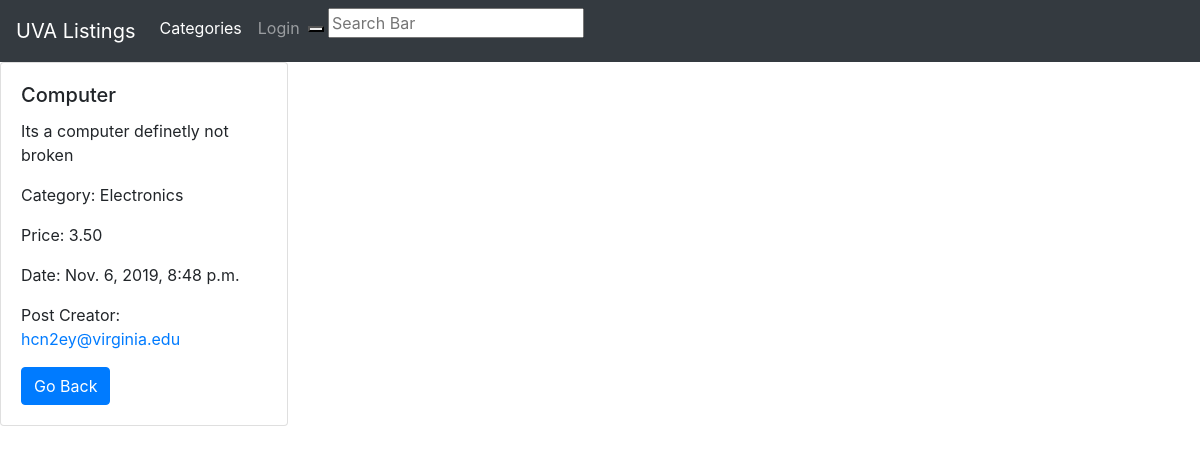
The app's page /posts/1/, older data.
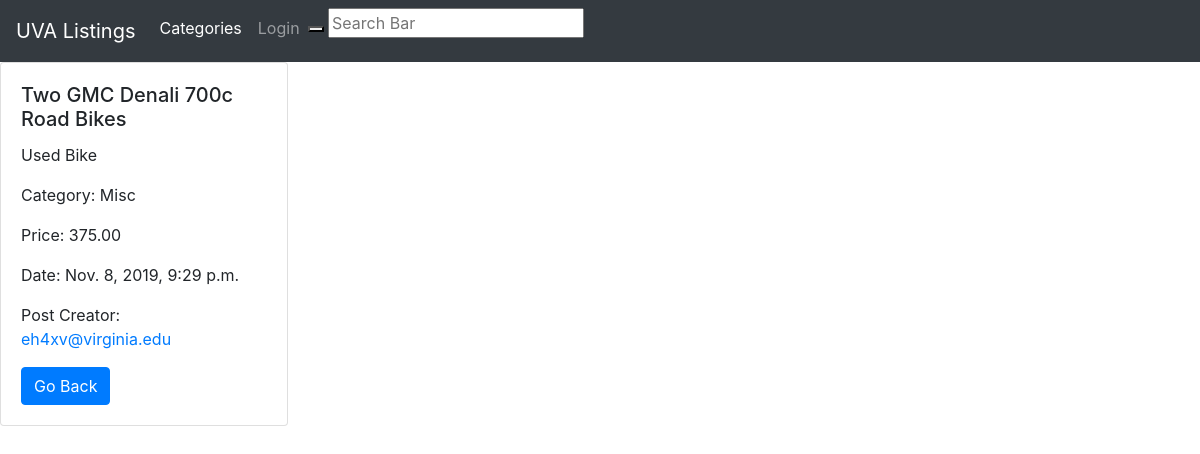
The same page, newer data.
### posts/models.py (models this page shows, shortened)
class Post(models.Model):
    titleText = models.CharField(max_length=200)
    description = models.CharField(max_length=200)
    creation_date = models.DateTimeField(auto_now=True)
    Electronics = 'Electronics'
    Services = 'Services'
    Miscellaneous = 'Misc'
    Housing = 'Housing'
    Food = 'Food'
    Community = 'Community'
    Textbooks = 'Textbooks'
    Tutoring = 'Tutoring'
    Clothes = 'Clothes'
    CategoryChoices = [
        (Electronics, 'Electronics'),
        (Services, 'Services'),
        (Miscellaneous, 'Miscellaneous'),
        (Housing, 'Housing'),
        (Food, 'Food'),
        (Community, 'Community'),
        (Textbooks, 'Textbooks'),
        (Tutoring, 'Tutoring'),
        (Clothes, 'Clothes'),
    ]
    category = models.CharField(max_length=200, choices=CategoryChoices, default=Miscellaneous)
    price = models.DecimalField(max_digits=6, decimal_places=2)
    user = models.ForeignKey(User, on_delete=models.CASCADE, default=Default_id)

### posts/views.py (the view)
# urls.py: path('<int:pk>/', views.PostDetailView.as_view(), name='detail'),
class PostDetailView(generic.DetailView):
    model = Post
    template_name = 'posts/detail.html'
    def get_queryset(self):
        return Post.objects.filter(creation_date__lte=timezone.now())

### posts/templates/posts/detail.html
{% include "header.html" %}
<div class="card" style="width: 18rem;">
    <div class="card-body">
      <h5 class="card-title">{{ post.titleText }}</h5>
      <p class="card-text">{{ post.description }}</p>
      <p class="card-text">Category: {{ post.category }}</p>
      <p class="card-text">Price: {{ post.price }}</p>
      <p class="card-text">Date: {{ post.creation_date }}</p>
      <p class="card-text"> Post Creator: <a href= "mailto: {{post.user.email}}">{{post.user.email}}</a></p>
      <a href="/posts" class="btn btn-primary">Go Back</a>
    </div>
  </div>

### resources/htmlFiles/header.html (shortened to what this page needs)
<link rel="stylesheet" type="text/css" href="posts.css">
<link rel="stylesheet" href="https://maxcdn.bootstrapcdn.com/bootstrap/4.3.1/css/bootstrap.min.css">
<link rel="stylesheet" href="https://stackpath.bootstrapcdn.com/bootstrap/4.3.1/css/bootstrap.min.css">
<header>
    <nav style="bg-color: red;" class="navbar navbar-expand-lg navbar-dark bg-dark">
        <a class="navbar-brand" href="/">UVA Listings</a>
        <div class="collapse navbar-collapse" id="navbarNav">
            <ul class="navbar-nav">
                <li class="nav-item active">
                    <a class="nav-link" href="#">Categories<span class="sr-only">(current)</span></a>
                </li>
                <li class="nav-item">
                    <a class="nav-link" href="{% url 'social:begin' 'google-oauth2' %}">Login</a>
                </li>
                <li class="nav item">
                    <form id="searchform" action="/search" method="get" accept-charset="utf-8">
                        <button class="searchbutton" type="submit">
						</button>
                        <input class="searchfield" id="searchbox" name="q" type="text" placeholder="Search Bar">
                    </form>
                </li>
            </ul>
        </div>
    </nav>
</header>

Row changes from the older to the newer data that the page shows:
changed Post: titleText "Computer" → "Two GMC Denali 700c Road Bikes"; description "Its a computer definetly not broken" → "Used Bike"; category "Electronics" → "Misc"; price "3.50" → "375.00"; creation_date "Nov. 6, 2019, 8:48 p.m." → "Nov. 8, 2019, 9:29 p.m."; user.email "hcn2ey@virginia.edu" → "eh4xv@virginia.edu"
